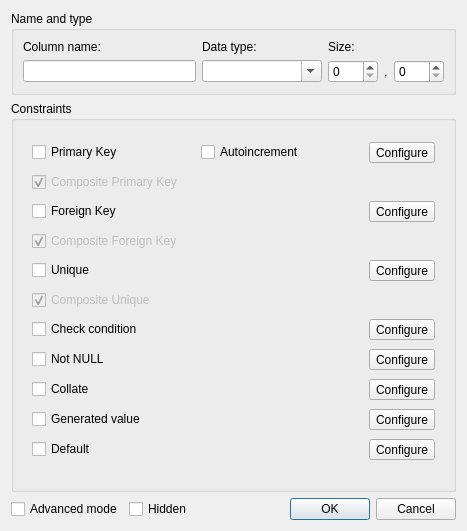
<?xml version="1.0" encoding="UTF-8"?>
<ui version="4.0">
 <class>ColumnDialog</class>
 <widget class="QDialog" name="ColumnDialog">
  <property name="geometry">
   <rect>
    <x>0</x>
    <y>0</y>
    <width>467</width>
    <height>531</height>
   </rect>
  </property>
  <property name="sizePolicy">
   <sizepolicy hsizetype="Preferred" vsizetype="Minimum">
    <horstretch>0</horstretch>
    <verstretch>0</verstretch>
   </sizepolicy>
  </property>
  <property name="windowTitle">
   <string>Column</string>
  </property>
  <property name="modal">
   <bool>true</bool>
  </property>
  <layout class="QVBoxLayout" name="verticalLayout">
   <item>
    <widget class="QGroupBox" name="columnGroup">
     <property name="title">
      <string>Name and type</string>
     </property>
     <layout class="QGridLayout" name="gridLayout">
      <item row="1" column="2">
       <widget class="NumericSpinBox" name="scale">
        <property name="minimumSize">
         <size>
          <width>50</width>
          <height>0</height>
         </size>
        </property>
        <property name="toolTip">
         <string>Scale</string>
        </property>
       </widget>
      </item>
      <item row="1" column="3">
       <widget class="QLabel" name="sizeCommaLabel">
        <property name="text">
         <string notr="true">,</string>
        </property>
       </widget>
      </item>
      <item row="1" column="4">
       <widget class="NumericSpinBox" name="precision">
        <property name="minimumSize">
         <size>
          <width>50</width>
          <height>0</height>
         </size>
        </property>
        <property name="toolTip">
         <string>Precision</string>
        </property>
       </widget>
      </item>
      <item row="0" column="1">
       <widget class="QLabel" name="typeLabel">
        <property name="text">
         <string>Data type:</string>
        </property>
       </widget>
      </item>
      <item row="0" column="0">
       <widget class="QLabel" name="nameLabel">
        <property name="text">
         <string>Column name:</string>
        </property>
       </widget>
      </item>
      <item row="1" column="0">
       <widget class="QLineEdit" name="name"/>
      </item>
      <item row="0" column="2" colspan="3">
       <widget class="QLabel" name="sizeLabel">
        <property name="text">
         <string>Size:</string>
        </property>
       </widget>
      </item>
      <item row="1" column="1">
       <widget class="QComboBox" name="typeCombo">
        <property name="minimumSize">
         <size>
          <width>120</width>
          <height>0</height>
         </size>
        </property>
        <property name="editable">
         <bool>true</bool>
        </property>
       </widget>
      </item>
     </layout>
    </widget>
   </item>
   <item>
    <widget class="QGroupBox" name="constraintsGroup">
     <property name="title">
      <string>Constraints</string>
     </property>
     <layout class="QVBoxLayout" name="verticalLayout_2">
      <item>
       <widget class="QStackedWidget" name="constraintModesWidget">
        <property name="currentIndex">
         <number>0</number>
        </property>
        <widget class="QWidget" name="simplePage">
         <layout class="QGridLayout" name="gridLayout_2">
          <item row="3" column="2">
           <widget class="QToolButton" name="fkButton">
            <property name="text">
             <string>Configure</string>
            </property>
           </widget>
          </item>
          <item row="7" column="0" colspan="2">
           <widget class="QCheckBox" name="checkCheck">
            <property name="text">
             <string>Check condition</string>
            </property>
           </widget>
          </item>
          <item row="2" column="0" colspan="2">
           <widget class="QCheckBox" name="compoundPkCheck">
            <property name="enabled">
             <bool>false</bool>
            </property>
            <property name="toolTip">
             <string>This column is part of a composite primary key. Composite constraints are configured in the bottom part of Structure tab.</string>
            </property>
            <property name="text">
             <string>Composite Primary Key</string>
            </property>
            <property name="checked">
             <bool>true</bool>
            </property>
           </widget>
          </item>
          <item row="9" column="2">
           <widget class="QToolButton" name="collateButton">
            <property name="text">
             <string>Configure</string>
            </property>
           </widget>
          </item>
          <item row="4" column="0" colspan="2">
           <widget class="QCheckBox" name="compoundFkCheck">
            <property name="enabled">
             <bool>false</bool>
            </property>
            <property name="toolTip">
             <string>This column is part of a composite foreign key. Composite constraints are configured in the bottom part of Structure tab.</string>
            </property>
            <property name="text">
             <string>Composite Foreign Key</string>
            </property>
            <property name="checked">
             <bool>true</bool>
            </property>
           </widget>
          </item>
          <item row="11" column="0" colspan="2">
           <widget class="QCheckBox" name="defaultCheck">
            <property name="text">
             <string>Default</string>
            </property>
           </widget>
          </item>
          <item row="10" column="2">
           <widget class="QToolButton" name="generatedButton">
            <property name="text">
             <string>Configure</string>
            </property>
           </widget>
          </item>
          <item row="1" column="1">
           <widget class="QCheckBox" name="autoIncrCheck">
            <property name="text">
             <string>Autoincrement</string>
            </property>
           </widget>
          </item>
          <item row="8" column="2">
           <widget class="QToolButton" name="notNullButton">
            <property name="text">
             <string>Configure</string>
            </property>
           </widget>
          </item>
          <item row="7" column="2">
           <widget class="QToolButton" name="checkButton">
            <property name="text">
             <string>Configure</string>
            </property>
           </widget>
          </item>
          <item row="10" column="0" colspan="2">
           <widget class="QCheckBox" name="generatedCheck">
            <property name="text">
             <string>Generated value</string>
            </property>
           </widget>
          </item>
          <item row="11" column="2">
           <widget class="QToolButton" name="defaultButton">
            <property name="text">
             <string>Configure</string>
            </property>
           </widget>
          </item>
          <item row="5" column="0" colspan="2">
           <widget class="QCheckBox" name="uniqueCheck">
            <property name="text">
             <string>Unique</string>
            </property>
           </widget>
          </item>
          <item row="1" column="0">
           <widget class="QCheckBox" name="pkCheck">
            <property name="text">
             <string>Primary Key</string>
            </property>
           </widget>
          </item>
          <item row="9" column="0" colspan="2">
           <widget class="QCheckBox" name="collateCheck">
            <property name="text">
             <string>Collate</string>
            </property>
           </widget>
          </item>
          <item row="1" column="2">
           <widget class="QToolButton" name="pkButton">
            <property name="text">
             <string>Configure</string>
            </property>
           </widget>
          </item>
          <item row="5" column="2">
           <widget class="QToolButton" name="uniqueButton">
            <property name="text">
             <string>Configure</string>
            </property>
           </widget>
          </item>
          <item row="3" column="0" colspan="2">
           <widget class="QCheckBox" name="fkCheck">
            <property name="text">
             <string>Foreign Key</string>
            </property>
           </widget>
          </item>
          <item row="8" column="0" colspan="2">
           <widget class="QCheckBox" name="notNullCheck">
            <property name="text">
             <string>Not NULL</string>
            </property>
           </widget>
          </item>
          <item row="6" column="0" colspan="2">
           <widget class="QCheckBox" name="compoundUniqueCheck">
            <property name="enabled">
             <bool>false</bool>
            </property>
            <property name="toolTip">
             <string>This column is part of a composite unique constraint. Composite constraints are configured in the bottom part of Structure tab.</string>
            </property>
            <property name="text">
             <string>Composite Unique</string>
            </property>
            <property name="checked">
             <bool>true</bool>
            </property>
           </widget>
          </item>
         </layout>
        </widget>
        <widget class="QWidget" name="advancedPage">
         <layout class="QVBoxLayout" name="verticalLayout_3">
          <property name="leftMargin">
           <number>0</number>
          </property>
          <property name="topMargin">
           <number>0</number>
          </property>
          <property name="rightMargin">
           <number>0</number>
          </property>
          <property name="bottomMargin">
           <number>0</number>
          </property>
          <item>
           <widget class="QToolBar" name="constraintsToolbar"/>
          </item>
          <item>
           <widget class="QTableView" name="constraintsView">
            <property name="selectionMode">
             <enum>QAbstractItemView::SelectionMode::SingleSelection</enum>
            </property>
            <property name="selectionBehavior">
             <enum>QAbstractItemView::SelectionBehavior::SelectRows</enum>
            </property>
            <property name="horizontalScrollMode">
             <enum>QAbstractItemView::ScrollMode::ScrollPerPixel</enum>
            </property>
            <attribute name="horizontalHeaderStretchLastSection">
             <bool>true</bool>
            </attribute>
           </widget>
          </item>
         </layout>
        </widget>
       </widget>
      </item>
     </layout>
    </widget>
   </item>
   <item>
    <widget class="QWidget" name="bottomWidget" native="true">
     <layout class="QHBoxLayout" name="horizontalLayout">
      <property name="leftMargin">
       <number>0</number>
      </property>
      <property name="topMargin">
       <number>0</number>
      </property>
      <property name="rightMargin">
       <number>0</number>
      </property>
      <property name="bottomMargin">
       <number>0</number>
      </property>
      <item>
       <widget class="QCheckBox" name="advancedCheck">
        <property name="text">
         <string>Advanced mode</string>
        </property>
       </widget>
      </item>
      <item>
       <widget class="QCheckBox" name="hiddenCheck">
        <property name="toolTip">
         <string>&lt;html&gt;&lt;head/&gt;&lt;body&gt;&lt;p&gt;Hidden columns are omitted from &lt;code&gt;SELECT *&lt;/code&gt; and implicit &lt;code&gt;INSERT&lt;/code&gt; column lists, but can still be accessed explicitly by name. They are commonly used by virtual tables as input parameters. See the SQLite documentation for details.&lt;/p&gt;&lt;/body&gt;&lt;/html&gt;</string>
        </property>
        <property name="text">
         <string>Hidden</string>
        </property>
       </widget>
      </item>
      <item>
       <widget class="QDialogButtonBox" name="buttonBox">
        <property name="orientation">
         <enum>Qt::Orientation::Horizontal</enum>
        </property>
        <property name="standardButtons">
         <set>QDialogButtonBox::StandardButton::Cancel|QDialogButtonBox::StandardButton::Ok</set>
        </property>
       </widget>
      </item>
     </layout>
    </widget>
   </item>
  </layout>
 </widget>
 <customwidgets>
  <customwidget>
   <class>NumericSpinBox</class>
   <extends>QSpinBox</extends>
   <header>common/numericspinbox.h</header>
  </customwidget>
 </customwidgets>
 <tabstops>
  <tabstop>name</tabstop>
  <tabstop>typeCombo</tabstop>
  <tabstop>scale</tabstop>
  <tabstop>precision</tabstop>
  <tabstop>pkCheck</tabstop>
  <tabstop>pkButton</tabstop>
  <tabstop>fkCheck</tabstop>
  <tabstop>fkButton</tabstop>
  <tabstop>uniqueCheck</tabstop>
  <tabstop>uniqueButton</tabstop>
  <tabstop>checkCheck</tabstop>
  <tabstop>checkButton</tabstop>
  <tabstop>notNullCheck</tabstop>
  <tabstop>notNullButton</tabstop>
  <tabstop>collateCheck</tabstop>
  <tabstop>collateButton</tabstop>
  <tabstop>defaultCheck</tabstop>
  <tabstop>defaultButton</tabstop>
  <tabstop>advancedCheck</tabstop>
  <tabstop>buttonBox</tabstop>
  <tabstop>constraintsView</tabstop>
 </tabstops>
 <resources/>
 <connections>
  <connection>
   <sender>buttonBox</sender>
   <signal>accepted()</signal>
   <receiver>ColumnDialog</receiver>
   <slot>accept()</slot>
   <hints>
    <hint type="sourcelabel">
     <x>248</x>
     <y>254</y>
    </hint>
    <hint type="destinationlabel">
     <x>157</x>
     <y>274</y>
    </hint>
   </hints>
  </connection>
  <connection>
   <sender>buttonBox</sender>
   <signal>rejected()</signal>
   <receiver>ColumnDialog</receiver>
   <slot>reject()</slot>
   <hints>
    <hint type="sourcelabel">
     <x>316</x>
     <y>260</y>
    </hint>
    <hint type="destinationlabel">
     <x>286</x>
     <y>274</y>
    </hint>
   </hints>
  </connection>
 </connections>
</ui>
